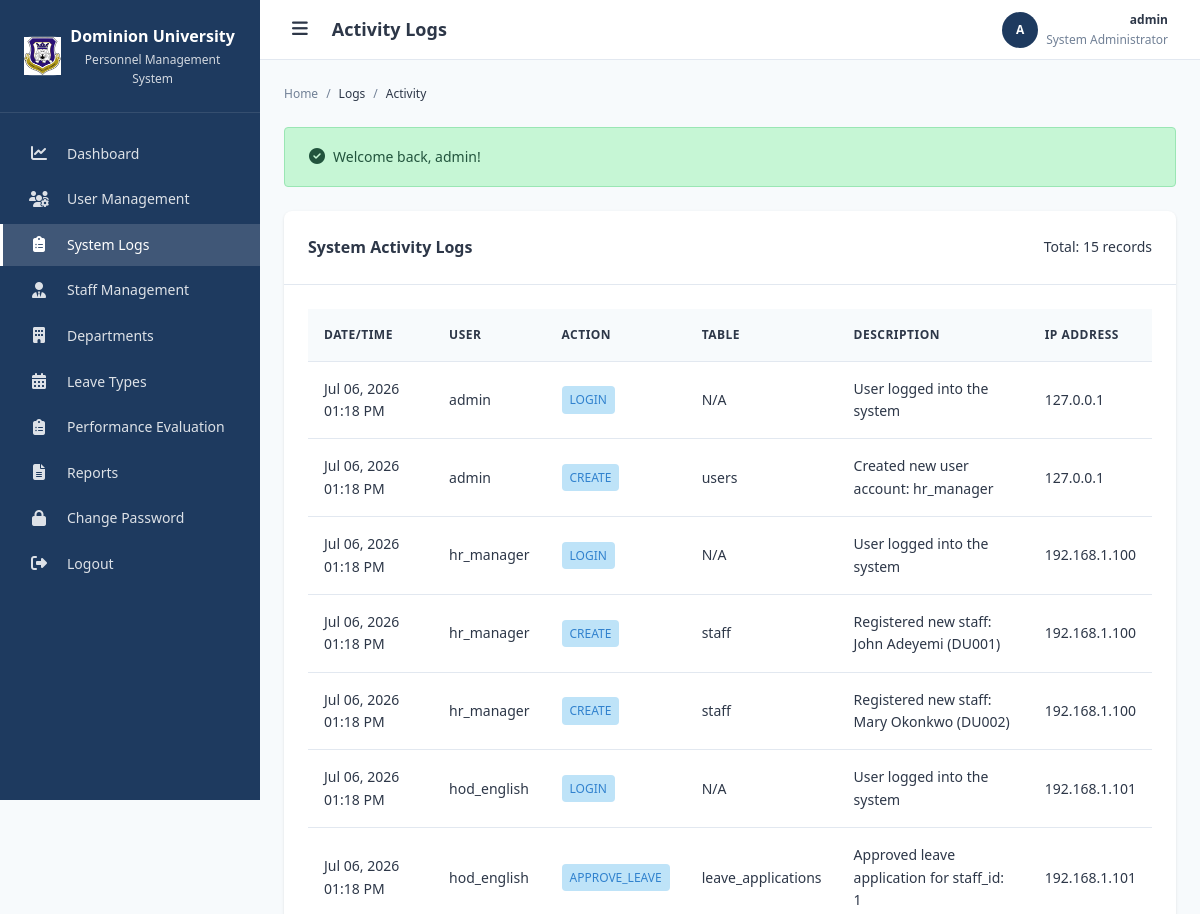
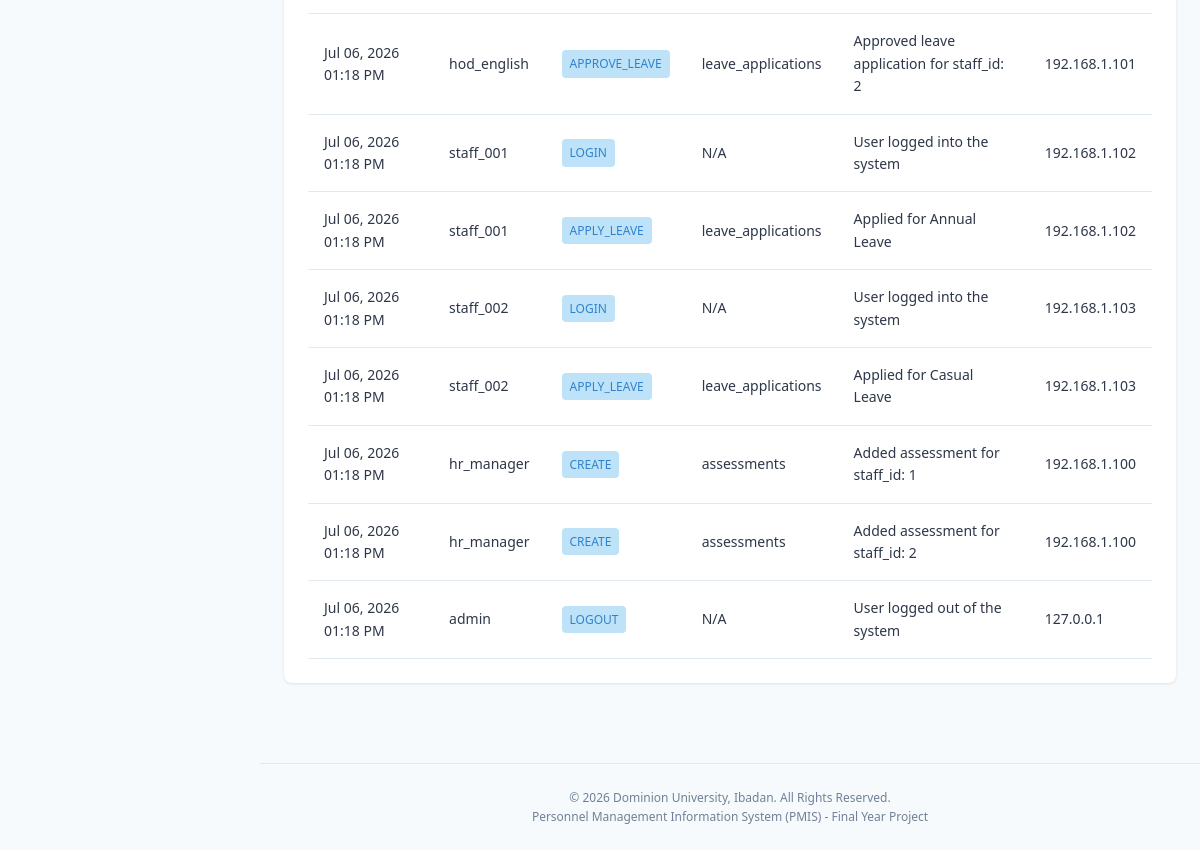
The page /modules/logs/activity.php (signed in) on the database its author committed (2 pictures, top to bottom).
### tables this page shows
CREATE TABLE activity_logs (
    id INT AUTO_INCREMENT PRIMARY KEY,
    user_id INT,
    action VARCHAR(100) NOT NULL,
    table_name VARCHAR(50),
    record_id INT,
    description TEXT,
    ip_address VARCHAR(45),
    created_at TIMESTAMP DEFAULT CURRENT_TIMESTAMP,
    
     
    FOREIGN KEY (user_id) REFERENCES users(id) ON DELETE SET NULL ON UPDATE CASCADE,
    
     
    INDEX idx_log_user (user_id),
    INDEX idx_log_action (action),
    INDEX idx_log_table (table_name),
    INDEX idx_log_created (created_at)
);

CREATE TABLE users (
    id INT AUTO_INCREMENT PRIMARY KEY,
    username VARCHAR(50) NOT NULL UNIQUE,
    email VARCHAR(100),
    password_hash VARCHAR(255) NOT NULL,
    role_id INT NOT NULL,
    staff_id INT NULL COMMENT 'Link to staff record if applicable',
    status ENUM('active', 'inactive') DEFAULT 'active',
    last_login TIMESTAMP NULL,
    created_at TIMESTAMP DEFAULT CURRENT_TIMESTAMP,
    updated_at TIMESTAMP DEFAULT CURRENT_TIMESTAMP ON UPDATE CURRENT_TIMESTAMP,
    
     
    FOREIGN KEY (role_id) REFERENCES roles(id) ON DELETE RESTRICT ON UPDATE CASCADE,
    FOREIGN KEY (staff_id) REFERENCES staff(id) ON DELETE SET NULL ON UPDATE CASCADE,
    
     
    INDEX idx_username (username),
    INDEX idx_user_status (status),
    INDEX idx_user_role (role_id)
);

### modules/logs/activity.php (the view, shortened to what this page needs)
<?php
require_once '../../includes/functions.php';
require_once '../../includes/role_check.php';
$page = $_GET['page'] ?? 1;
$perPage = 50;
$offset = ($page - 1) * $perPage;
$countStmt = $pdo->query("SELECT COUNT(*) as total FROM activity_logs");
$total = $countStmt->fetch()['total'];
$stmt = $pdo->prepare("
    SELECT al.*, u.username
    FROM activity_logs al
    LEFT JOIN users u ON al.user_id = u.id
    ORDER BY al.created_at DESC
    LIMIT :limit OFFSET :offset
");
$stmt->bindValue(':limit', $perPage, PDO::PARAM_INT);
$stmt->bindValue(':offset', $offset, PDO::PARAM_INT);
$stmt->execute();
$logs = $stmt->fetchAll();
require_once '../../includes/header.php';
require_once '../../includes/sidebar.php';
?>
<div class="card">
    <div class="card-header">
        <h3 class="card-title">System Activity Logs</h3>
        <span class="text-muted">Total: <?php echo formatNumber($total); ?> records</span>
    </div>
    <div class="card-body">
        <?php if (!empty($logs)): ?>
            <div class="table-container">
                <table class="data-table">
                    <thead>
                        <tr>
                            <th>Date/Time</th>
                            <th>User</th>
                            <th>Action</th>
                            <th>Table</th>
                            <th>Description</th>
                            <th>IP Address</th>
                        </tr>
                    </thead>
                    <tbody>
                        <?php foreach ($logs as $log): ?>
                            <tr>
                                <td><?php echo formatDateTime($log['created_at']); ?></td>
                                <td><?php echo escapeOutput($log['username'] ?? 'System'); ?></td>
                                <td>
                                    <span class="badge badge-info"><?php echo escapeOutput($log['action']); ?></span>
                                </td>
                                <td><?php echo escapeOutput($log['table_name'] ?? 'N/A'); ?></td>
                                <td><?php echo escapeOutput($log['description'] ?? 'N/A'); ?></td>
                                <td><?php echo escapeOutput($log['ip_address'] ?? 'N/A'); ?></td>
                            </tr>
                        <?php endforeach; ?>
                    </tbody>
                </table>
            </div>
        <?php else: ?>
            <p class="text-center text-muted">No activity logs found</p>
        <?php endif; ?>
    </div>
</div>
<?php require_once '../../includes/footer.php'; ?>

### assets/css/style.css (style rules this page uses)
:root { --primary-color: #1e3a5f; --primary-dark: #152a45; --primary-light: #2c5282; --secondary-color: #2d5a87; --accent-color: #3182ce; --bg-color: #f7fafc; --card-bg: #ffffff; --text-color: #2d3748; --text-muted: #718096; --border-color: #e2e8f0; --success-color: #38a169; --success-bg: #c6f6d5; --danger-color: #e53e3e; --danger-bg: #fed7d7; --warning-color: #d69e2e; --warning-bg: #fefcbf; --info-color: #3182ce; --info-bg: #bee3f8; --font-family: 'Segoe UI', Tahoma, Geneva, Verdana, sans-serif; --font-size-base: 14px; --font-size-sm: 12px; --font-size-lg: 16px; --font-size-xl: 18px; --font-size-2xl: 24px; --spacing-xs: 4px; --spacing-sm: 8px; --spacing-md: 16px; --spacing-lg: 24px; --spacing-xl: 32px; --radius-sm: 4px; --radius-md: 8px; --radius-lg: 12px; --shadow-sm: 0 1px 3px rgba(0, 0, 0, 0.1); --shadow-md: 0 4px 6px rgba(0, 0, 0, 0.1); --shadow-lg: 0 10px 15px rgba(0, 0, 0, 0.1); --sidebar-width: 260px; --sidebar-collapsed: 70px; --header-height: 60px; }
* { margin: 0; padding: 0; box-sizing: border-box; }
html { font-size: var(--font-size-base); }
body { font-family: var(--font-family); background-color: var(--bg-color); color: var(--text-color); line-height: 1.6; min-height: 100vh; }
.card { background: var(--card-bg); border-radius: var(--radius-md); box-shadow: var(--shadow-sm); margin-bottom: var(--spacing-lg); }
.card-header { padding: var(--spacing-lg); border-bottom: 1px solid var(--border-color); display: flex; align-items: center; justify-content: space-between; }
.card-title { font-size: var(--font-size-lg); font-weight: 600; color: var(--text-color); }
.card-body { padding: var(--spacing-lg); }
.table-container { overflow-x: auto; }
.data-table { width: 100%; border-collapse: collapse; }
.data-table th, .data-table td { padding: var(--spacing-md); text-align: left; border-bottom: 1px solid var(--border-color); }
.data-table th { background: var(--bg-color); font-weight: 600; color: var(--text-color); font-size: var(--font-size-sm); text-transform: uppercase; letter-spacing: 0.5px; }
.badge { display: inline-block; padding: var(--spacing-xs) var(--spacing-sm); border-radius: var(--radius-sm); font-size: var(--font-size-sm); font-weight: 500; }
.badge-info { background: var(--info-bg); color: var(--info-color); }

### rows shown on the page
activity_logs: created_at "Jul 06, 2026 01:18 PM", user.username "admin", action "LOGIN", table_name "N/A", description "User logged into the system", ip_address "127.0.0.1"
activity_logs: created_at "Jul 06, 2026 01:18 PM", user.username "admin", action "CREATE", table_name "users", description "Created new user account: hr_manager", ip_address "127.0.0.1"
activity_logs: created_at "Jul 06, 2026 01:18 PM", user.username "hr_manager", action "LOGIN", table_name "N/A", description "User logged into the system", ip_address "192.168.1.100"
activity_logs: created_at "Jul 06, 2026 01:18 PM", user.username "hr_manager", action "CREATE", table_name "staff", description "Registered new staff: John Adeyemi (DU001)", ip_address "192.168.1.100"
activity_logs: created_at "Jul 06, 2026 01:18 PM", user.username "hr_manager", action "CREATE", table_name "staff", description "Registered new staff: Mary Okonkwo (DU002)", ip_address "192.168.1.100"
activity_logs: created_at "Jul 06, 2026 01:18 PM", user.username "hod_english", action "LOGIN", table_name "N/A", description "User logged into the system", ip_address "192.168.1.101"
activity_logs: created_at "Jul 06, 2026 01:18 PM", user.username "hod_english", action "APPROVE_LEAVE", table_name "leave_applications", description "Approved leave application for staff_id: 1", ip_address "192.168.1.101"
activity_logs: created_at "Jul 06, 2026 01:18 PM", user.username "hod_english", action "APPROVE_LEAVE", table_name "leave_applications", description "Approved leave application for staff_id: 2", ip_address "192.168.1.101"
activity_logs: created_at "Jul 06, 2026 01:18 PM", user.username "staff_001", action "LOGIN", table_name "N/A", description "User logged into the system", ip_address "192.168.1.102"
activity_logs: created_at "Jul 06, 2026 01:18 PM", user.username "staff_001", action "APPLY_LEAVE", table_name "leave_applications", description "Applied for Annual Leave", ip_address "192.168.1.102"
activity_logs: created_at "Jul 06, 2026 01:18 PM", user.username "staff_002", action "LOGIN", table_name "N/A", description "User logged into the system", ip_address "192.168.1.103"
activity_logs: created_at "Jul 06, 2026 01:18 PM", user.username "staff_002", action "APPLY_LEAVE", table_name "leave_applications", description "Applied for Casual Leave", ip_address "192.168.1.103"
activity_logs: created_at "Jul 06, 2026 01:18 PM", user.username "hr_manager", action "CREATE", table_name "assessments", description "Added assessment for staff_id: 1", ip_address "192.168.1.100"
activity_logs: created_at "Jul 06, 2026 01:18 PM", user.username "hr_manager", action "CREATE", table_name "assessments", description "Added assessment for staff_id: 2", ip_address "192.168.1.100"
activity_logs: created_at "Jul 06, 2026 01:18 PM", user.username "admin", action "LOGOUT", table_name "N/A", description "User logged out of the system", ip_address "127.0.0.1"

### other values the page prints
escapeOutput($pageTitle) "Activity Logs"
$currentUserInitials "A"
escapeOutput($currentUserName) "admin"
escapeOutput($currentUserRole) "System Administrator"
escapeOutput($name) "Logs"
escapeOutput($name) "Activity"
escapeOutput($msg['message']) "Welcome back, admin!"
formatNumber($total) "15"
